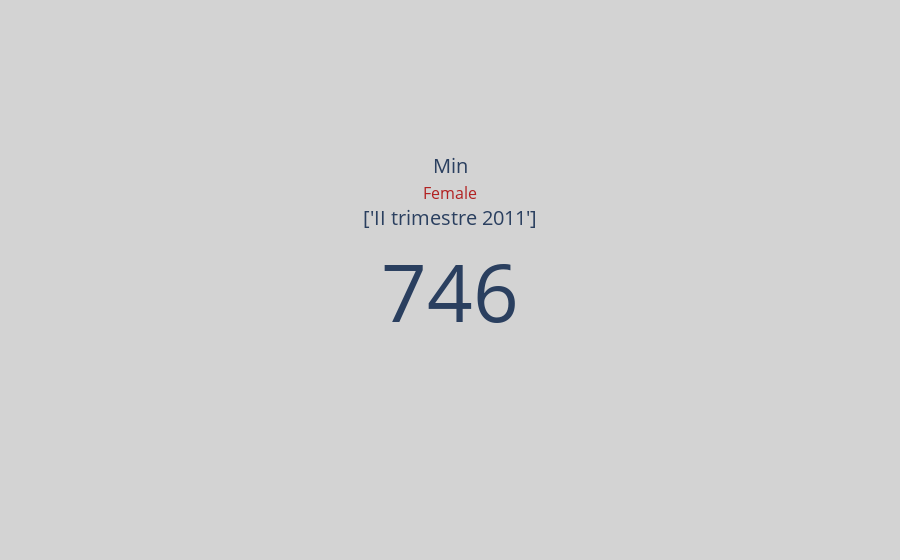

Notebook source saved alongside this figure:
### Code cell
fig_min_f = go.Figure()
fig_min_f.add_trace(go.Indicator(
    mode = "number",
    title = {"text": "Min<br><span style='font-size:0.8em;color:firebrick'>Female</span><br>"+str(y_min_df_Population_A_1_F.values)},
    value = min_df_Population_A_1_F,
    delta = {'position': "top", 'reference': 320},
    domain = {'x': [0, 1], 'y': [0, 1]}))

fig_min_f.update_layout(paper_bgcolor = "lightgray")

fig_min_f.show()

### Figure 1 — Plotly figure (JSON) as saved in the notebook; plotly's stock layout.template omitted (floating-point values rounded to 4 significant figures)
{"data": [{"delta": {"position": "top", "reference": 320}, "domain": {"x": [0, 1], "y": [0, 1]}, "mode": "number", "title": {"text": "Min<br><span style='font-size:0.8em;color:firebrick'>Female</span><br>['II trimestre 2011']"}, "type": "indicator", "value": 745.7}], "layout": {"paper_bgcolor": "lightgray"}}
